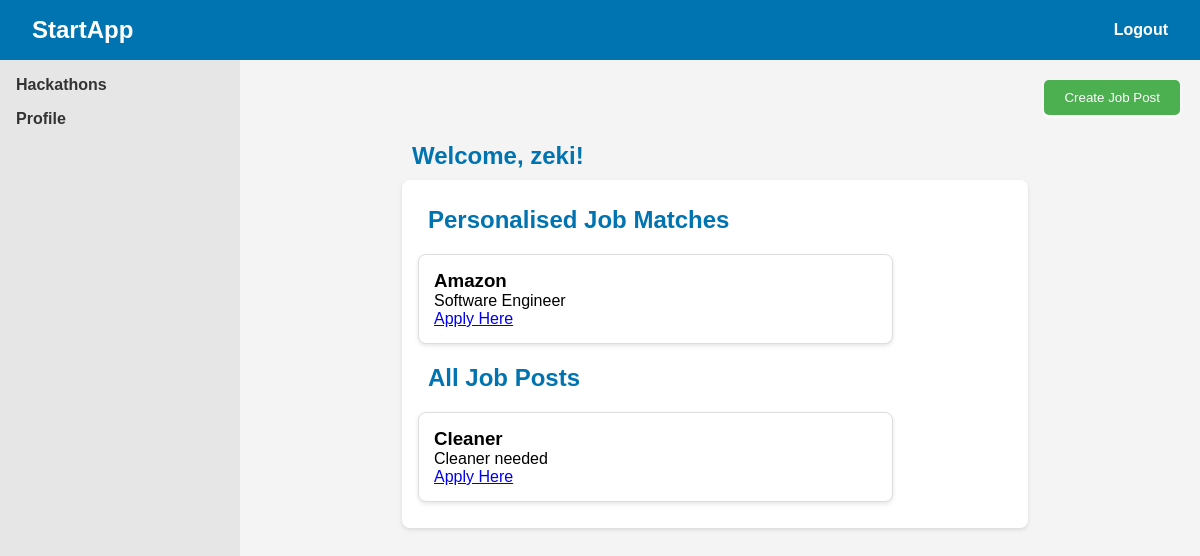
Page / (signed in) on the earlier database version.
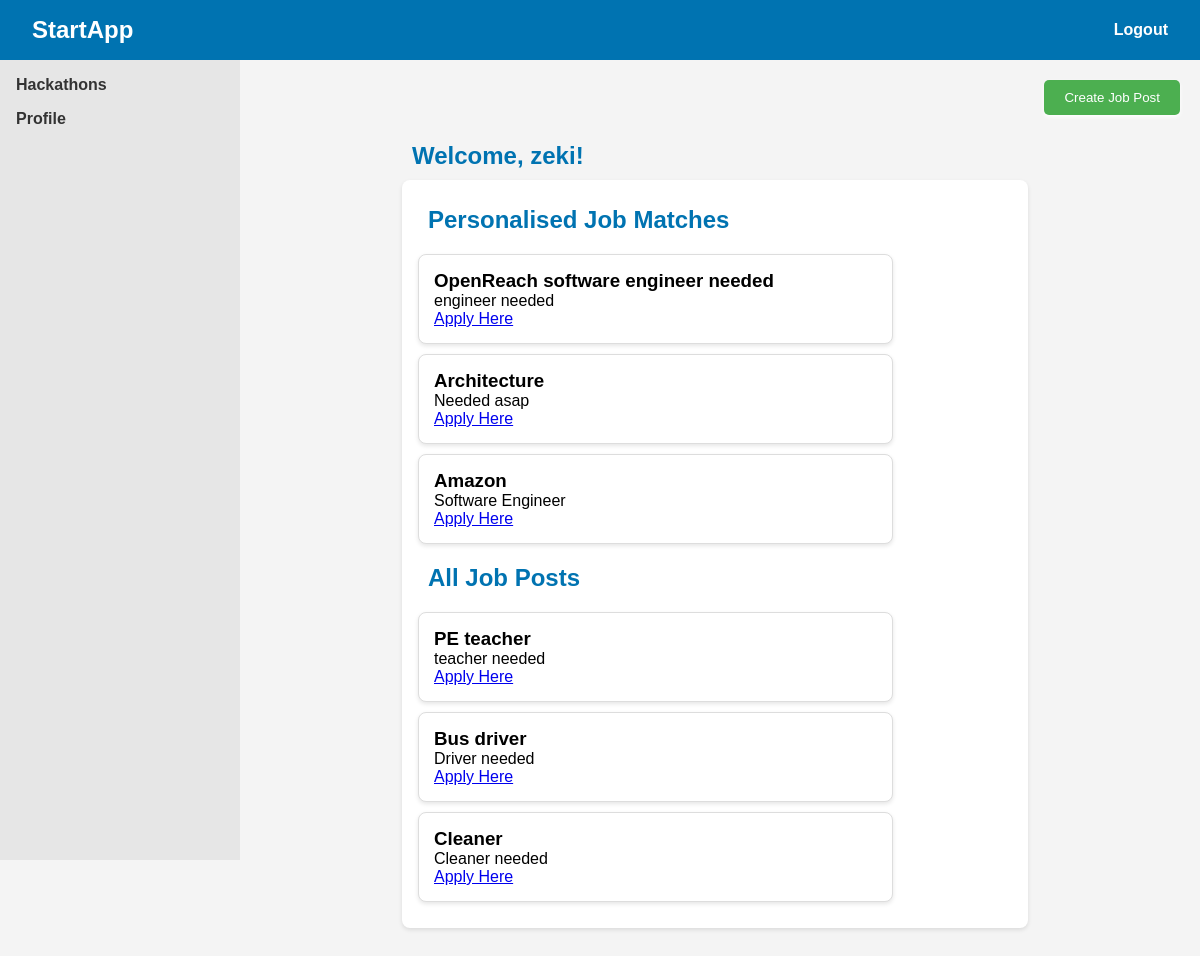
Same page on the later database version.
### tables this page shows
CREATE TABLE job_posts (
    id INTEGER PRIMARY KEY AUTOINCREMENT,
    title TEXT NOT NULL,
    description TEXT NOT NULL,
    url TEXT NOT NULL,
    username TEXT NOT NULL,
    date TEXT NOT NULL
);

### app.py (the view, shortened to what this page needs)
@app.route('/', methods=['GET', 'POST'])
def home():
    if 'username' in session:
        username = session['username']
        user_profile = query_db("SELECT preferred_jobs FROM user_profiles WHERE username = ?", [username], one=True)
        preferred_jobs = user_profile[0].split(',') if user_profile and user_profile[0] else []
        job_conditions = " OR ".join(["title LIKE ? OR description LIKE ?" for _ in preferred_jobs])
        job_params = [f"%{job.strip()}%" for job in preferred_jobs for _ in range(2)]
        personalised_jobs = query_db(f"""
            SELECT * FROM job_posts
            WHERE {job_conditions}
            ORDER BY id DESC
        """, job_params) if job_params else []
        general_jobs = query_db(f"""
            SELECT * FROM job_posts
            WHERE NOT ({job_conditions})
            ORDER BY id DESC
        """, job_params) if job_params else query_db("SELECT * FROM job_posts ORDER BY id DESC")
        return render_template('index.html', logged_in=True, personalised_jobs=personalised_jobs, general_jobs=general_jobs)
    all_jobs = query_db("SELECT * FROM job_posts ORDER BY id DESC")
    return render_template('index.html', logged_in=False, general_jobs=all_jobs)

### app.py (called while the page is built)
def get_db():
     db = sqlite3.connect('database.sqlite')
     db.row_factory = sqlite3.Row
     return db

def query_db(query, args=(), one=False):
     cur = get_db().execute(query, args)
     rv = cur.fetchall()
     cur.close()
     return (rv[0] if rv else None) if one else rv

### templates/index.html (shortened to what this page needs)
<!DOCTYPE html>
<html lang="en">
<head>
    <link rel="stylesheet" href="{{ url_for('static', filename='css/index.css') }}">
</head>
<body>
    <header>
        <div class="navbar">
            <h1>StartApp</h1>
            <nav>
                <ul>
                    {%if not logged_in %}
                        <li><button onclick="toggleForm('loginForm')">Login</button></li>
                        <li><button onclick="toggleForm('signupForm')">Signup</button></li>
                    {% else %}
                        <li><a href="/logout">Logout</a></li>
                    {% endif %}
                </ul>
            </nav>
        </div>
    </header>
    <div class="container">
        {%if not logged_in %}
        <div id="loginForm" class="form-popup">
            <h2>Login</h2>
            <form action="/" method="POST">
                <input type="text" name="login_username" placeholder="Username" required autocomplete="off"><br>
                <input type="password" name="login_password" placeholder="Password" required><br>
                <button type="submit" name="login">Login</button>
                <button type="button" class="close-btn" onclick="closeForm('loginForm')">Close</button>
            </form>
        </div>
        {% with messages = get_flashed_messages(with_categories=true) %}
            {% if messages %}
                <div class="flash-messages">
                    {% for category, message in messages %}
                        <div class="alert {{ category }}">{{ message }}</div>
                    {% endfor %}
                </div>
            {% endif %}
        {% endwith %}
        <div id="signupForm" class="form-popup">
            <h2>Signup</h2>
            <form action="/" method="POST">
                <input type="text" name="username" placeholder="Username" required autocomplete="=off"><br>
                <input type="email" name="email" placeholder="Email" required><br>
                <input type="password" name="password" placeholder="Password" required><br>
                <label for="role">Role:</label>
                <select name="role" required>
                    <option value="user">User</option>
                    <option value="organiser">Organiser</option>
                </select>
                <button type="submit" name="signup">Signup</button>
                <button type="button" class="close-btn" onclick="closeForm('signupForm')">Close</button>
            </form>
        </div>
        {% else %}
        <aside class="sidebar">
            <ul>
                <li><a href="/hack">Hackathons</a></li>
                    <li><a href="/profile">Profile</a></li>
            </ul>
        </aside>
        <main class="main-content">
            <button class="create-post-btn" onclick="showForm('postFormPopup')">Create Job Post</button>
            <h2>Welcome, {{ session['username'] }}!</h2>
            <div class="job-feed">
                {% if personalised_jobs %}
                    <h2>Personalised Job Matches</h2>
                    <div id="personalised-jobs">
                        {% for job in personalised_jobs %}
                            <div class="job-post">
                                <h3>{{ job.title }}</h3>
                                <p>{{ job.description }}</p>
                                <a href="{{ job.url }}" target="_blank">Apply Here</a>
                            </div>
                        {% endfor %}
                    </div>
                {% endif %}
                <h2>All Job Posts</h2>
                <div id="general-jobs">
                    {% for job in general_jobs %}
                        <div class="job-post">
                            <h3>{{ job.title }}</h3>
                            <p>{{ job.description }}</p>
                            <a href="{{ job.url }}" target="_blank">Apply Here</a>
                        </div>
                    {% endfor %}
                </div>
            </div>
        </main>
    {% endif %}
    </div>
</body>
</html>

### static/css/index.css (style rules this page uses)
* { margin: 0; padding: 0; box-sizing: border-box; }
body { font-family: Arial, Helvetica, sans-serif; background-color: #f4f4f4; }
.navbar { display: flex; justify-content: space-between; align-items: center; background-color: #0073b1; color: white; padding: 1rem 2rem; }
.navbar h1 { font-size: 1.5rem; }
.navbar ul { list-style: none; display: flex; }
.navbar ul li { margin-left: 2rem; }
.navbar ul li a { color: white; text-decoration: none; font-weight: bold; }
.container { width: 80%; margin: 20px auto; padding: 20px; display: flex; flex-direction: column; align-items: center; }
button { padding: 10px; background-color: #0073b1; color: white; border: none; border-radius: 4px; cursor: pointer; }
.sidebar { width: 20%; background-color: #e6e6e6; padding: 1rem; height: 100vh; position: fixed; left: 0; top: 60px; z-index: 10; }
.sidebar ul { list-style: none; }
.sidebar ul li { margin-bottom: 1rem; }
.sidebar ul li a { color: #333; text-decoration: none; font-weight: bold; }
.main-content { margin-left: 25%; width: 75%; padding: 2rem; }
.main-content h2 { color: #0073b1; padding: 10px; }
.job-feed { background-color: white; padding: 1rem; box-shadow: 0 2px 4px rgba(0, 0, 0, 0.1); border-radius: 8px; }
.create-post-btn { background-color: #4Caf50; color: white; border: none; padding: 10px 20px; cursor: pointer; position: absolute; top: 80px; right: 20px; border-radius: 5px; box-shadow: 0px 2px 4px; }
#personalised-jobs, #general-jobs { width: 100%; }
.job-post { background-color: white; padding: 15px; border-radius: 8px; box-shadow: 0px 2px 4px rgba(0, 0, 0, 0.1); border: 1px solid #ddd; width: 80%; max-width: 600px; margin: 10px 0; word-wrap: break-word; }

Differences in the rows shown:
added job_posts: title "OpenReach software engineer needed", description "engineer needed", shown under "Personalised Job Matches"
added job_posts: title "Architecture", description "Needed asap", shown under "Personalised Job Matches"
added job_posts: title "PE teacher", description "teacher needed", shown under "All Job Posts"
added job_posts: title "Bus driver", description "Driver needed", shown under "All Job Posts"
